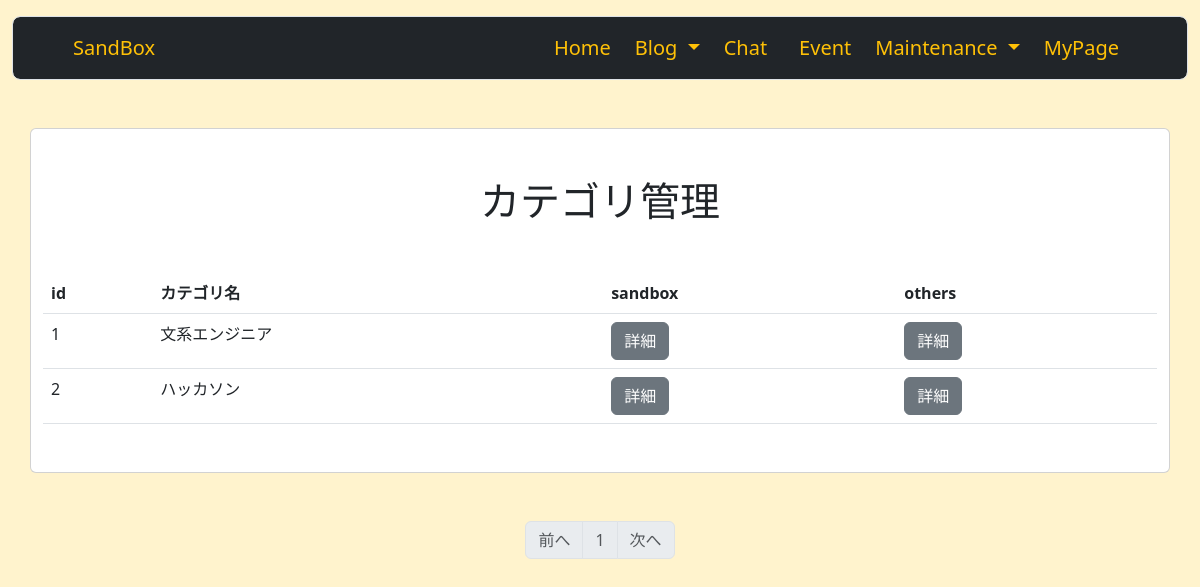
/category_maintenance (signed in), run on an earlier commit of the app's database.
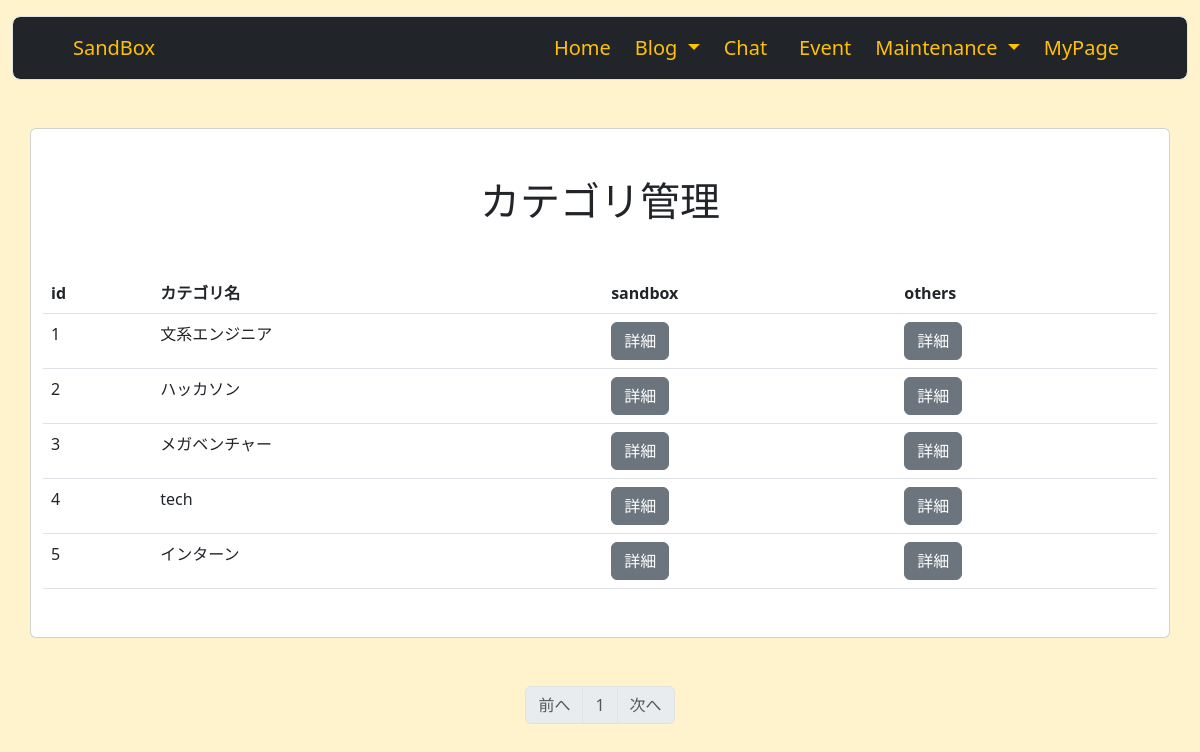
And on a later commit of the database.
### sandbox_system/models.py (models this page shows, shortened)
class BlogCategory(db.Model):
    __tablename__ = 'blog_category'
    id = db.Column(db.Integer, primary_key=True)
    category = db.Column(db.String(140))
    blogs = db.relationship('Blog', backref='blogcategory', lazy='dynamic')
    otherblogs = db.relationship('OtherBlog', backref='blogcategory', lazy='dynamic')

### sandbox_system/blogs/view.py (the view)
@blogs.route('/category_maintenance')
@login_required
def category_maintenance():
    if not current_user.is_administrator():
        abort(403)
    page = request.args.get('page', 1, type=int)
    categories = BlogCategory.query.order_by(BlogCategory.id).paginate(page=page, per_page=10)
    return render_template('maintenance/category_maintenance.html', categories=categories)

### sandbox_system/__init__.py (called while the page is built)
@event.listens_for(Engine, "connect")
def set_sqlite_pragma(dbapi_connection, connection_record):
    cursor = dbapi_connection.cursor()
    cursor.execute("PRAGMA foreign_keys=ON")
    cursor.close()

### sandbox_system/models.py (called while the page is built)
@login_manager.user_loader
def load_user(user_id):
    return User.query.get(user_id)

    def is_administrator(self):
        if self.administrator == '1':
            return 1
        else:
            return 0

### sandbox_system/templates/maintenance/category_maintenance.html
{% extends 'base.html' %}
{% block content %}
<div class="container">
    <div class="row">
        <div class="card">
            <h1 class="text-center my-5">カテゴリ管理</h1>
            <table class="table mb-5">
                <thead>
                <tr>
                    <th>id</th>
                    <th>カテゴリ名</th>
                    <th>sandbox</th>
                    <th>others</th>
                </tr>
                </thead>
                {% for category in categories.items %}
                <tbody>
                <tr>
                    <td>{{ category.id }}</td>
                    <td>{{ category.category }}</td>
                    <td><a href="{{ url_for('blogs.sandbox_category_blog', blog_category_id=category.id) }}" class="btn btn-secondary">詳細</a></td>
                    <td><a href="{{ url_for('blogs.other_category_blog', blog_category_id=category.id) }}" class="btn btn-secondary">詳細</a></td>
                </tr>
                </tbody>
                {% endfor %}
            </table>
        </div>
    </div>
</div>
<nav class="my-5" aria-label="Page navigation">
    <ul class="pagination justify-content-center">
        <li {% if categories.has_prev %} class="page-item" {%else%} class="page-item disabled" {% endif %}><a class="page-link" href="{% if categories.has_prev %}{{ url_for('blogs.category_maintenance', page=categories.prev_num) }}{% else %}#{% endif %}">前へ</a></li>
{% for page_num in categories.iter_pages(left_edge=1, right_edge=1, left_current=1, right_current=2) %}
    {% if page_num %}
        {% if categories.page == page_num %}
            <li class="page-item disabled"><a class="page-link" href="#">{{ page_num }}</a></li>
        {% else %}
            <li class="page-item"><a class="page-link" href="{{ url_for('blogs.category_maintenance', page=page_num) }}">{{ page_num }}</a></li>
        {% endif %}
    {% else %}
        <li class="page-item disabled"><a class="page-link" href="#">&hellip;</a></li>
    {% endif %}
{% endfor %}
    <li {% if categories.has_next %} class="page-item" {% else %} class="page-item disabled" {% endif %}><a class="page-link" href="{% if categories.has_next %}{{ url_for('blogs.category_maintenance',page=categories.next_num) }}{% else %}#{% endif %}">次へ</a></li>
    </ul>
</nav>
{% endblock %}

What changed in the data, as far as the page shows it:
added BlogCategory: id "3", category "メガベンチャー"
added BlogCategory: id "4", category "tech"
added BlogCategory: id "5", category "インターン"
